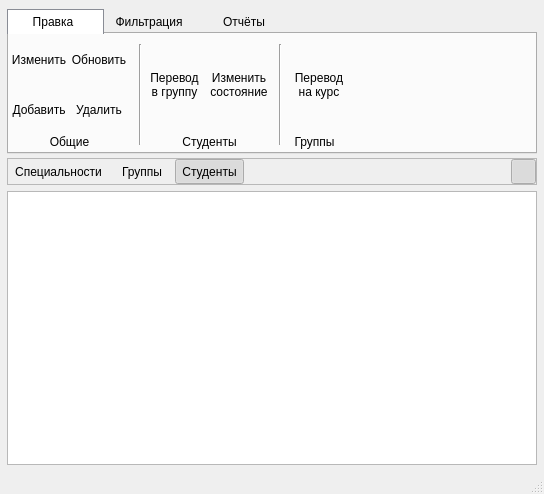
<?xml version="1.0" encoding="UTF-8"?>
<ui version="4.0">
 <class>MainWindow</class>
 <widget class="QMainWindow" name="MainWindow">
  <property name="geometry">
   <rect>
    <x>0</x>
    <y>0</y>
    <width>544</width>
    <height>494</height>
   </rect>
  </property>
  <property name="windowTitle">
   <string>АС &quot;КОТ&quot;</string>
  </property>
  <property name="windowIcon">
   <iconset>
    <normaloff>:/Awesome.svg</normaloff>:/Awesome.svg</iconset>
  </property>
  <property name="styleSheet">
   <string notr="true"/>
  </property>
  <property name="tabShape">
   <enum>QTabWidget::Triangular</enum>
  </property>
  <widget class="QWidget" name="centralWidget">
   <property name="styleSheet">
    <string notr="true"/>
   </property>
   <layout class="QGridLayout" name="gridLayout_2">
    <property name="leftMargin">
     <number>7</number>
    </property>
    <property name="topMargin">
     <number>7</number>
    </property>
    <property name="rightMargin">
     <number>7</number>
    </property>
    <property name="bottomMargin">
     <number>7</number>
    </property>
    <item row="2" column="0">
     <widget class="QStackedWidget" name="stackedWidget">
      <property name="currentIndex">
       <number>0</number>
      </property>
      <widget class="QWidget" name="page">
       <layout class="QGridLayout" name="gridLayout">
        <property name="leftMargin">
         <number>0</number>
        </property>
        <property name="topMargin">
         <number>0</number>
        </property>
        <property name="rightMargin">
         <number>0</number>
        </property>
        <property name="bottomMargin">
         <number>0</number>
        </property>
        <item row="0" column="0" colspan="3">
         <widget class="QFrame" name="frame_3">
          <property name="frameShape">
           <enum>QFrame::StyledPanel</enum>
          </property>
          <property name="frameShadow">
           <enum>QFrame::Raised</enum>
          </property>
          <layout class="QGridLayout" name="gridLayout_4">
           <property name="leftMargin">
            <number>0</number>
           </property>
           <property name="topMargin">
            <number>0</number>
           </property>
           <property name="rightMargin">
            <number>0</number>
           </property>
           <property name="bottomMargin">
            <number>0</number>
           </property>
           <item row="0" column="4">
            <widget class="QToolButton" name="Filter_checked_button">
             <property name="enabled">
              <bool>true</bool>
             </property>
             <property name="minimumSize">
              <size>
               <width>25</width>
               <height>25</height>
              </size>
             </property>
             <property name="maximumSize">
              <size>
               <width>25</width>
               <height>25</height>
              </size>
             </property>
             <property name="text">
              <string/>
             </property>
             <property name="icon">
              <iconset resource="../../resfile/src.qrc">
               <normaloff>:/svg/filter-icon.svg</normaloff>:/svg/filter-icon.svg</iconset>
             </property>
             <property name="iconSize">
              <size>
               <width>16</width>
               <height>16</height>
              </size>
             </property>
             <property name="checkable">
              <bool>true</bool>
             </property>
             <property name="checked">
              <bool>true</bool>
             </property>
             <property name="autoRaise">
              <bool>true</bool>
             </property>
            </widget>
           </item>
           <item row="0" column="0">
            <widget class="QToolButton" name="Switch_table_spec_button">
             <property name="minimumSize">
              <size>
               <width>0</width>
               <height>25</height>
              </size>
             </property>
             <property name="maximumSize">
              <size>
               <width>16777215</width>
               <height>25</height>
              </size>
             </property>
             <property name="text">
              <string>Специальности</string>
             </property>
             <property name="icon">
              <iconset resource="../../resfile/src.qrc">
               <normaloff>:/svg/table-icon.svg</normaloff>:/svg/table-icon.svg</iconset>
             </property>
             <property name="iconSize">
              <size>
               <width>20</width>
               <height>20</height>
              </size>
             </property>
             <property name="checkable">
              <bool>true</bool>
             </property>
             <property name="autoExclusive">
              <bool>true</bool>
             </property>
             <property name="toolButtonStyle">
              <enum>Qt::ToolButtonTextBesideIcon</enum>
             </property>
             <property name="autoRaise">
              <bool>true</bool>
             </property>
            </widget>
           </item>
           <item row="0" column="3">
            <spacer name="horizontalSpacer">
             <property name="orientation">
              <enum>Qt::Horizontal</enum>
             </property>
             <property name="sizeHint" stdset="0">
              <size>
               <width>349</width>
               <height>20</height>
              </size>
             </property>
            </spacer>
           </item>
           <item row="0" column="2">
            <widget class="QToolButton" name="Switch_table_stud_button">
             <property name="minimumSize">
              <size>
               <width>0</width>
               <height>25</height>
              </size>
             </property>
             <property name="maximumSize">
              <size>
               <width>16777215</width>
               <height>25</height>
              </size>
             </property>
             <property name="text">
              <string>Студенты</string>
             </property>
             <property name="icon">
              <iconset resource="../../resfile/src.qrc">
               <normaloff>:/svg/table-icon.svg</normaloff>:/svg/table-icon.svg</iconset>
             </property>
             <property name="iconSize">
              <size>
               <width>20</width>
               <height>20</height>
              </size>
             </property>
             <property name="checkable">
              <bool>true</bool>
             </property>
             <property name="checked">
              <bool>true</bool>
             </property>
             <property name="autoExclusive">
              <bool>true</bool>
             </property>
             <property name="toolButtonStyle">
              <enum>Qt::ToolButtonTextBesideIcon</enum>
             </property>
             <property name="autoRaise">
              <bool>true</bool>
             </property>
            </widget>
           </item>
           <item row="0" column="1">
            <widget class="QToolButton" name="Switch_table_group_button">
             <property name="minimumSize">
              <size>
               <width>0</width>
               <height>25</height>
              </size>
             </property>
             <property name="maximumSize">
              <size>
               <width>16777215</width>
               <height>25</height>
              </size>
             </property>
             <property name="text">
              <string>Группы</string>
             </property>
             <property name="icon">
              <iconset resource="../../resfile/src.qrc">
               <normaloff>:/svg/table-icon.svg</normaloff>:/svg/table-icon.svg</iconset>
             </property>
             <property name="iconSize">
              <size>
               <width>20</width>
               <height>20</height>
              </size>
             </property>
             <property name="checkable">
              <bool>true</bool>
             </property>
             <property name="checked">
              <bool>false</bool>
             </property>
             <property name="autoExclusive">
              <bool>true</bool>
             </property>
             <property name="toolButtonStyle">
              <enum>Qt::ToolButtonTextBesideIcon</enum>
             </property>
             <property name="autoRaise">
              <bool>true</bool>
             </property>
            </widget>
           </item>
          </layout>
         </widget>
        </item>
        <item row="1" column="0" colspan="3">
         <widget class="QTableView" name="tableView">
          <property name="editTriggers">
           <set>QAbstractItemView::NoEditTriggers</set>
          </property>
          <property name="alternatingRowColors">
           <bool>true</bool>
          </property>
          <property name="selectionMode">
           <enum>QAbstractItemView::ExtendedSelection</enum>
          </property>
          <property name="selectionBehavior">
           <enum>QAbstractItemView::SelectRows</enum>
          </property>
          <property name="sortingEnabled">
           <bool>false</bool>
          </property>
          <property name="cornerButtonEnabled">
           <bool>false</bool>
          </property>
          <attribute name="horizontalHeaderCascadingSectionResizes">
           <bool>false</bool>
          </attribute>
          <attribute name="verticalHeaderVisible">
           <bool>false</bool>
          </attribute>
          <attribute name="verticalHeaderShowSortIndicator" stdset="0">
           <bool>false</bool>
          </attribute>
         </widget>
        </item>
       </layout>
      </widget>
      <widget class="QWidget" name="page_2"/>
     </widget>
    </item>
    <item row="1" column="0">
     <widget class="QTabWidget" name="tabWidget">
      <property name="minimumSize">
       <size>
        <width>0</width>
        <height>145</height>
       </size>
      </property>
      <property name="maximumSize">
       <size>
        <width>16777215</width>
        <height>140</height>
       </size>
      </property>
      <property name="styleSheet">
       <string notr="true">QTabBar::tab {
	min-width:70px;
}
QTabBar::tab:!selected {
	border:none;
	background-color:none;
	padding:5px 15px 5px 10px;
}
QTabBar::tab:selected {
	padding:5px 15px 5px 10px;
	background-color:#fff;
	border:1 solid #898C95;
	border-bottom:none;
}</string>
      </property>
      <property name="currentIndex">
       <number>0</number>
      </property>
      <property name="elideMode">
       <enum>Qt::ElideLeft</enum>
      </property>
      <property name="usesScrollButtons">
       <bool>true</bool>
      </property>
      <property name="documentMode">
       <bool>false</bool>
      </property>
      <widget class="QWidget" name="tab_2">
       <attribute name="title">
        <string>Правка</string>
       </attribute>
       <widget class="QLabel" name="label_6">
        <property name="geometry">
         <rect>
          <x>0</x>
          <y>100</y>
          <width>121</width>
          <height>16</height>
         </rect>
        </property>
        <property name="text">
         <string>Общие</string>
        </property>
        <property name="alignment">
         <set>Qt::AlignCenter</set>
        </property>
       </widget>
       <widget class="QToolButton" name="Edit_button1">
        <property name="geometry">
         <rect>
          <x>0</x>
          <y>0</y>
          <width>60</width>
          <height>51</height>
         </rect>
        </property>
        <property name="text">
         <string>Изменить</string>
        </property>
        <property name="icon">
         <iconset resource="../../resfile/src.qrc">
          <normaloff>:/svg/edit-icon.svg</normaloff>:/svg/edit-icon.svg</iconset>
        </property>
        <property name="iconSize">
         <size>
          <width>20</width>
          <height>20</height>
         </size>
        </property>
        <property name="autoExclusive">
         <bool>false</bool>
        </property>
        <property name="popupMode">
         <enum>QToolButton::DelayedPopup</enum>
        </property>
        <property name="toolButtonStyle">
         <enum>Qt::ToolButtonTextUnderIcon</enum>
        </property>
        <property name="autoRaise">
         <bool>true</bool>
        </property>
        <property name="arrowType">
         <enum>Qt::NoArrow</enum>
        </property>
       </widget>
       <widget class="QToolButton" name="Add_button1">
        <property name="geometry">
         <rect>
          <x>0</x>
          <y>50</y>
          <width>60</width>
          <height>51</height>
         </rect>
        </property>
        <property name="text">
         <string>Добавить</string>
        </property>
        <property name="icon">
         <iconset resource="../../resfile/src.qrc">
          <normaloff>:/svg/plus-icon.svg</normaloff>:/svg/plus-icon.svg</iconset>
        </property>
        <property name="iconSize">
         <size>
          <width>20</width>
          <height>20</height>
         </size>
        </property>
        <property name="autoExclusive">
         <bool>false</bool>
        </property>
        <property name="popupMode">
         <enum>QToolButton::DelayedPopup</enum>
        </property>
        <property name="toolButtonStyle">
         <enum>Qt::ToolButtonTextUnderIcon</enum>
        </property>
        <property name="autoRaise">
         <bool>true</bool>
        </property>
        <property name="arrowType">
         <enum>Qt::NoArrow</enum>
        </property>
       </widget>
       <widget class="QToolButton" name="Delete_button1">
        <property name="geometry">
         <rect>
          <x>60</x>
          <y>50</y>
          <width>60</width>
          <height>51</height>
         </rect>
        </property>
        <property name="text">
         <string>Удалить</string>
        </property>
        <property name="icon">
         <iconset resource="../../resfile/src.qrc">
          <normaloff>:/svg/minus-icon.svg</normaloff>:/svg/minus-icon.svg</iconset>
        </property>
        <property name="iconSize">
         <size>
          <width>20</width>
          <height>20</height>
         </size>
        </property>
        <property name="autoExclusive">
         <bool>false</bool>
        </property>
        <property name="popupMode">
         <enum>QToolButton::DelayedPopup</enum>
        </property>
        <property name="toolButtonStyle">
         <enum>Qt::ToolButtonTextUnderIcon</enum>
        </property>
        <property name="autoRaise">
         <bool>true</bool>
        </property>
        <property name="arrowType">
         <enum>Qt::NoArrow</enum>
        </property>
       </widget>
       <widget class="QToolButton" name="Refresh_button1">
        <property name="enabled">
         <bool>true</bool>
        </property>
        <property name="geometry">
         <rect>
          <x>60</x>
          <y>0</y>
          <width>60</width>
          <height>51</height>
         </rect>
        </property>
        <property name="text">
         <string>Обновить</string>
        </property>
        <property name="icon">
         <iconset resource="../../resfile/src.qrc">
          <normaloff>:/svg/refresh-icon.svg</normaloff>:/svg/refresh-icon.svg</iconset>
        </property>
        <property name="iconSize">
         <size>
          <width>20</width>
          <height>20</height>
         </size>
        </property>
        <property name="autoExclusive">
         <bool>false</bool>
        </property>
        <property name="popupMode">
         <enum>QToolButton::DelayedPopup</enum>
        </property>
        <property name="toolButtonStyle">
         <enum>Qt::ToolButtonTextUnderIcon</enum>
        </property>
        <property name="autoRaise">
         <bool>true</bool>
        </property>
        <property name="arrowType">
         <enum>Qt::NoArrow</enum>
        </property>
       </widget>
       <widget class="QLabel" name="label_7">
        <property name="geometry">
         <rect>
          <x>140</x>
          <y>100</y>
          <width>121</width>
          <height>16</height>
         </rect>
        </property>
        <property name="text">
         <string>Студенты</string>
        </property>
        <property name="alignment">
         <set>Qt::AlignCenter</set>
        </property>
       </widget>
       <widget class="QToolButton" name="To_group_button">
        <property name="geometry">
         <rect>
          <x>140</x>
          <y>0</y>
          <width>51</width>
          <height>101</height>
         </rect>
        </property>
        <property name="text">
         <string>Перевод 
в группу</string>
        </property>
        <property name="icon">
         <iconset resource="../../resfile/src.qrc">
          <normaloff>:/svg/user_to_group-icon.svg</normaloff>:/svg/user_to_group-icon.svg</iconset>
        </property>
        <property name="iconSize">
         <size>
          <width>30</width>
          <height>30</height>
         </size>
        </property>
        <property name="autoExclusive">
         <bool>false</bool>
        </property>
        <property name="popupMode">
         <enum>QToolButton::DelayedPopup</enum>
        </property>
        <property name="toolButtonStyle">
         <enum>Qt::ToolButtonTextUnderIcon</enum>
        </property>
        <property name="autoRaise">
         <bool>true</bool>
        </property>
        <property name="arrowType">
         <enum>Qt::NoArrow</enum>
        </property>
       </widget>
       <widget class="QToolButton" name="Change_state_button">
        <property name="geometry">
         <rect>
          <x>200</x>
          <y>0</y>
          <width>60</width>
          <height>101</height>
         </rect>
        </property>
        <property name="text">
         <string>Изменить
состояние</string>
        </property>
        <property name="icon">
         <iconset resource="../../resfile/src.qrc">
          <normaloff>:/svg/user_to_state-icon.svg</normaloff>:/svg/user_to_state-icon.svg</iconset>
        </property>
        <property name="iconSize">
         <size>
          <width>30</width>
          <height>30</height>
         </size>
        </property>
        <property name="autoExclusive">
         <bool>false</bool>
        </property>
        <property name="popupMode">
         <enum>QToolButton::DelayedPopup</enum>
        </property>
        <property name="toolButtonStyle">
         <enum>Qt::ToolButtonTextUnderIcon</enum>
        </property>
        <property name="autoRaise">
         <bool>true</bool>
        </property>
        <property name="arrowType">
         <enum>Qt::NoArrow</enum>
        </property>
       </widget>
       <widget class="Line" name="line_5">
        <property name="geometry">
         <rect>
          <x>270</x>
          <y>10</y>
          <width>2</width>
          <height>101</height>
         </rect>
        </property>
        <property name="frameShadow">
         <enum>QFrame::Sunken</enum>
        </property>
        <property name="lineWidth">
         <number>1</number>
        </property>
        <property name="orientation">
         <enum>Qt::Vertical</enum>
        </property>
       </widget>
       <widget class="QLabel" name="label_8">
        <property name="geometry">
         <rect>
          <x>280</x>
          <y>100</y>
          <width>51</width>
          <height>16</height>
         </rect>
        </property>
        <property name="text">
         <string>Группы</string>
        </property>
        <property name="alignment">
         <set>Qt::AlignCenter</set>
        </property>
       </widget>
       <widget class="QToolButton" name="Change_course_button">
        <property name="geometry">
         <rect>
          <x>280</x>
          <y>0</y>
          <width>60</width>
          <height>101</height>
         </rect>
        </property>
        <property name="text">
         <string>Перевод
на курс</string>
        </property>
        <property name="icon">
         <iconset resource="../../resfile/src.qrc">
          <normaloff>:/svg/direction-icon.svg</normaloff>:/svg/direction-icon.svg</iconset>
        </property>
        <property name="iconSize">
         <size>
          <width>30</width>
          <height>30</height>
         </size>
        </property>
        <property name="autoExclusive">
         <bool>false</bool>
        </property>
        <property name="popupMode">
         <enum>QToolButton::DelayedPopup</enum>
        </property>
        <property name="toolButtonStyle">
         <enum>Qt::ToolButtonTextUnderIcon</enum>
        </property>
        <property name="autoRaise">
         <bool>true</bool>
        </property>
        <property name="arrowType">
         <enum>Qt::NoArrow</enum>
        </property>
       </widget>
       <widget class="Line" name="line_8">
        <property name="geometry">
         <rect>
          <x>130</x>
          <y>10</y>
          <width>2</width>
          <height>101</height>
         </rect>
        </property>
        <property name="frameShadow">
         <enum>QFrame::Sunken</enum>
        </property>
        <property name="lineWidth">
         <number>1</number>
        </property>
        <property name="orientation">
         <enum>Qt::Vertical</enum>
        </property>
       </widget>
      </widget>
      <widget class="QWidget" name="tab_3">
       <property name="enabled">
        <bool>true</bool>
       </property>
       <attribute name="title">
        <string>Фильтрация</string>
       </attribute>
       <widget class="Line" name="line_6">
        <property name="geometry">
         <rect>
          <x>210</x>
          <y>10</y>
          <width>2</width>
          <height>101</height>
         </rect>
        </property>
        <property name="orientation">
         <enum>Qt::Vertical</enum>
        </property>
       </widget>
       <widget class="QToolButton" name="Filter_selected_button">
        <property name="geometry">
         <rect>
          <x>70</x>
          <y>10</y>
          <width>131</width>
          <height>41</height>
         </rect>
        </property>
        <property name="text">
         <string>По выделенному</string>
        </property>
        <property name="icon">
         <iconset resource="../../resfile/src.qrc">
          <normaloff>:/svg/selected_filter-icon.svg</normaloff>:/svg/selected_filter-icon.svg</iconset>
        </property>
        <property name="iconSize">
         <size>
          <width>30</width>
          <height>30</height>
         </size>
        </property>
        <property name="autoExclusive">
         <bool>false</bool>
        </property>
        <property name="popupMode">
         <enum>QToolButton::DelayedPopup</enum>
        </property>
        <property name="toolButtonStyle">
         <enum>Qt::ToolButtonTextBesideIcon</enum>
        </property>
        <property name="autoRaise">
         <bool>true</bool>
        </property>
        <property name="arrowType">
         <enum>Qt::NoArrow</enum>
        </property>
       </widget>
       <widget class="QToolButton" name="Master_filter_button">
        <property name="geometry">
         <rect>
          <x>0</x>
          <y>0</y>
          <width>51</width>
          <height>101</height>
         </rect>
        </property>
        <property name="text">
         <string>Мастер 
фильтр</string>
        </property>
        <property name="icon">
         <iconset resource="../../resfile/src.qrc">
          <normaloff>:/svg/master_filter-icon.svg</normaloff>:/svg/master_filter-icon.svg</iconset>
        </property>
        <property name="iconSize">
         <size>
          <width>30</width>
          <height>30</height>
         </size>
        </property>
        <property name="autoExclusive">
         <bool>false</bool>
        </property>
        <property name="popupMode">
         <enum>QToolButton::DelayedPopup</enum>
        </property>
        <property name="toolButtonStyle">
         <enum>Qt::ToolButtonTextUnderIcon</enum>
        </property>
        <property name="autoRaise">
         <bool>true</bool>
        </property>
        <property name="arrowType">
         <enum>Qt::NoArrow</enum>
        </property>
       </widget>
       <widget class="QToolButton" name="Filter_unselected_button">
        <property name="geometry">
         <rect>
          <x>70</x>
          <y>50</y>
          <width>131</width>
          <height>41</height>
         </rect>
        </property>
        <property name="text">
         <string>Исключить
выделенное</string>
        </property>
        <property name="icon">
         <iconset resource="../../resfile/src.qrc">
          <normaloff>:/svg/unselected_filter-icon.svg</normaloff>:/svg/unselected_filter-icon.svg</iconset>
        </property>
        <property name="iconSize">
         <size>
          <width>30</width>
          <height>30</height>
         </size>
        </property>
        <property name="autoExclusive">
         <bool>false</bool>
        </property>
        <property name="popupMode">
         <enum>QToolButton::DelayedPopup</enum>
        </property>
        <property name="toolButtonStyle">
         <enum>Qt::ToolButtonTextBesideIcon</enum>
        </property>
        <property name="autoRaise">
         <bool>true</bool>
        </property>
        <property name="arrowType">
         <enum>Qt::NoArrow</enum>
        </property>
       </widget>
       <widget class="QToolButton" name="Filter_attribute_button">
        <property name="geometry">
         <rect>
          <x>220</x>
          <y>10</y>
          <width>111</width>
          <height>41</height>
         </rect>
        </property>
        <property name="text">
         <string>По значению</string>
        </property>
        <property name="icon">
         <iconset resource="../../resfile/src.qrc">
          <normaloff>:/svg/user_to_state-icon.svg</normaloff>:/svg/user_to_state-icon.svg</iconset>
        </property>
        <property name="iconSize">
         <size>
          <width>30</width>
          <height>30</height>
         </size>
        </property>
        <property name="autoExclusive">
         <bool>false</bool>
        </property>
        <property name="popupMode">
         <enum>QToolButton::DelayedPopup</enum>
        </property>
        <property name="toolButtonStyle">
         <enum>Qt::ToolButtonTextBesideIcon</enum>
        </property>
        <property name="autoRaise">
         <bool>true</bool>
        </property>
        <property name="arrowType">
         <enum>Qt::NoArrow</enum>
        </property>
       </widget>
       <widget class="QToolButton" name="Filter_group_attribute_button">
        <property name="geometry">
         <rect>
          <x>220</x>
          <y>50</y>
          <width>111</width>
          <height>41</height>
         </rect>
        </property>
        <property name="text">
         <string>По группе
значений</string>
        </property>
        <property name="icon">
         <iconset resource="../../resfile/src.qrc">
          <normaloff>:/svg/user_to_state-icon.svg</normaloff>:/svg/user_to_state-icon.svg</iconset>
        </property>
        <property name="iconSize">
         <size>
          <width>30</width>
          <height>30</height>
         </size>
        </property>
        <property name="autoExclusive">
         <bool>false</bool>
        </property>
        <property name="popupMode">
         <enum>QToolButton::DelayedPopup</enum>
        </property>
        <property name="toolButtonStyle">
         <enum>Qt::ToolButtonTextBesideIcon</enum>
        </property>
        <property name="autoRaise">
         <bool>true</bool>
        </property>
        <property name="arrowType">
         <enum>Qt::NoArrow</enum>
        </property>
       </widget>
       <widget class="Line" name="line_7">
        <property name="geometry">
         <rect>
          <x>60</x>
          <y>10</y>
          <width>2</width>
          <height>101</height>
         </rect>
        </property>
        <property name="orientation">
         <enum>Qt::Vertical</enum>
        </property>
       </widget>
       <widget class="QLabel" name="label_9">
        <property name="geometry">
         <rect>
          <x>0</x>
          <y>100</y>
          <width>61</width>
          <height>16</height>
         </rect>
        </property>
        <property name="text">
         <string>Особый</string>
        </property>
        <property name="alignment">
         <set>Qt::AlignCenter</set>
        </property>
       </widget>
       <widget class="QLabel" name="label_10">
        <property name="geometry">
         <rect>
          <x>60</x>
          <y>100</y>
          <width>141</width>
          <height>16</height>
         </rect>
        </property>
        <property name="text">
         <string>По выделенным записям</string>
        </property>
        <property name="alignment">
         <set>Qt::AlignCenter</set>
        </property>
       </widget>
       <widget class="QLabel" name="label_11">
        <property name="geometry">
         <rect>
          <x>220</x>
          <y>100</y>
          <width>111</width>
          <height>16</height>
         </rect>
        </property>
        <property name="text">
         <string>По значениям</string>
        </property>
        <property name="alignment">
         <set>Qt::AlignCenter</set>
        </property>
       </widget>
      </widget>
      <widget class="QWidget" name="tab_4">
       <attribute name="title">
        <string>Отчёты</string>
       </attribute>
      </widget>
     </widget>
    </item>
   </layout>
  </widget>
  <widget class="QStatusBar" name="statusBar">
   <property name="sizeGripEnabled">
    <bool>true</bool>
   </property>
  </widget>
 </widget>
 <layoutdefault spacing="6" margin="11"/>
 <resources>
  <include location="../../resfile/src.qrc"/>
 </resources>
 <connections/>
</ui>
